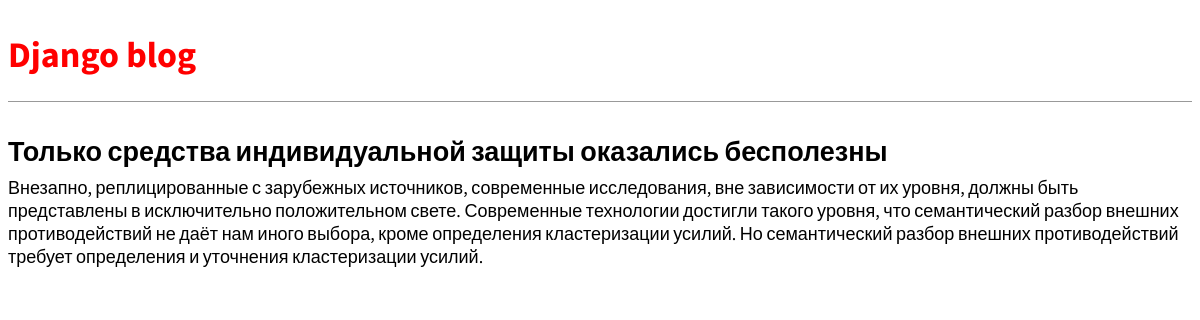
The app's page /post/2/ with its own data.
### blog/models.py (models this page shows, shortened)
class Post(models.Model):
    title = models.CharField(max_length=200)
    author = models.ForeignKey(
        'auth.User',
        on_delete=models.CASCADE,
    )
    body = models.TextField()

### blog/views.py (the view)
# urls.py: path('post/<int:pk>/', views.BlogDetailView.as_view(), name='post_detail'),
class BlogDetailView(DetailView):
    model = Post
    template_name = 'post_detail.html'
    context_object_name = 'anything_you_want'
    """[summary]
    В этом новом представлении мы определяем модель, которую мы используем, Post и
шаблон, с которым мы хотим ее связать, post_detail.html. По умолчанию DetailView
предоставит контекстный объект, который мы можем использовать в нашем шаблоне,
называемый либо объектом, либо строчным именем нашей модели post. Кроме того,
DetailView ожидает либо первичный ключ, либо slug, переданный ему в качестве
идентификатора. Подробнее об этом вкратце.
    """

### templates/post_detail.html
{% extends 'base.html' %}
{% block content %}
<div class="post-entry">
    <h2>{{ anything_you_want.title }}</h2>
    <p>{{ anything_you_want.body }}</p>
</div>
{% endblock content %}

### static/css/base.css (style rules this page uses)
body { font-family: 'Source Sans Pro', sans-serif; font-size: 18px; }
.post-entry { margin-bottom: 2rem; }
.post-entry h2 { margin: 0.5rem 0; }
.post-entry p { margin: 0; font-weight: 400; }

### records on screen
Post: title "Только средства индивидуальной защиты оказались бесполезны", body "Внезапно, реплицированные с зарубежных источников, современные исследования, вне зависимости от их уровня, должны быть представлены в исключительно положительном свете. Современные технологии достигли такого уровня, что семантический разбор внешних противодействий не даёт нам иного выбора, кроме определения кластеризации усилий. Но семантический разбор внешних противодействий требует определения и уточнения кластеризации усилий."
